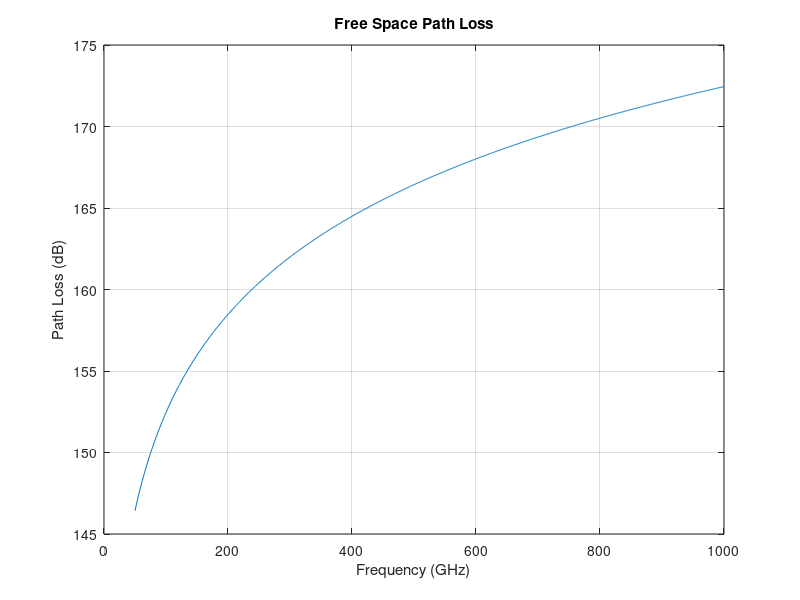

Write the MATLAB code that produced this figure.
R = 10e3;                  % distance in m
freq = (50:1000).'*1e9;    % frequency in Hz
apathloss = 20*(log10(R/1e3)+log10(freq/1e9)) + 92.45;   % free space path loss
plot(freq/1e9,apathloss);
grid on;
xlabel('Frequency (GHz)');
ylabel('Path Loss (dB)')
title('Free Space Path Loss')